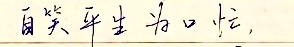
#> input picture tests/fixtures/accuracy_comparison/official_ch_line_1.png, 294 x 47 px
$ python -i whiteboard_layout.py   (imports and definitions only)
#> lines starting #> are read from the running program, lines starting #| are printed output that depends on the picture
#> further down, picture is the input picture: PIL image 294x47 RGB; mean R, G, B 240.9, 235.4, 214.8
"""Automatic horizontal layout for clean writing boards.

Keep original strokes. For clean horizontal writing, detect rows using the ink
mask and send the complete row directly to the recognizer. This avoids a text
detector cropping a radical, an outer border, a detached F bar or a faint digit.
Photographs/complex layouts return None so the existing detector can handle them.
There are no word replacements, language routing, or answer-specific rules.
"""
from __future__ import annotations

import cv2
import numpy as np
from PIL import Image


# [66 lines left out: functions _ink_mask, line_regions, not called in this run]


def monochrome_candidate(image: Image.Image):
    """Increase low-contrast/color visibility without changing stroke geometry."""
    rgb=np.asarray(image.convert('RGB'))
    gray=np.min(rgb,axis=2).astype('float32')
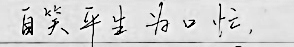
#> gray: shape (47, 294) float32; min 0, max 255, mean 214
    ink=gray[gray<235]
#> ink = 12559 values, max 234 at index 452, min 0 at index 744, mean 211.3
    if len(ink)<8:return image.convert('RGB')
    black=float(np.percentile(ink,20))
#> black = 222
    if black>=245:return image.convert('RGB')
    out=np.clip((gray-black)*255/max(1,255-black),0,255).astype('uint8')
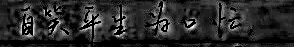
#> out: shape (47, 294); min 0, max 255, mean 41
    return Image.fromarray(out,'L').convert('RGB')


# [32 lines left out: function recognize_whiteboard, not called in this run]

>>> from PIL import Image
>>> picture = Image.open('tests/fixtures/accuracy_comparison/official_ch_line_1.png')
>>> result = monochrome_candidate(picture)

$ run again, on tests/fixtures/accuracy_comparison/official_ch_line_2.png
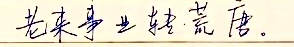
#> input picture tests/fixtures/accuracy_comparison/official_ch_line_2.png, 294 x 47 px
#> picture is the input picture: PIL image 294x47 RGB; mean R, G, B 233.4, 227.1, 208.9
#> in monochrome_candidate, `gray=np.min(rgb,axis=2).astype('float32')`:
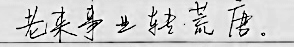
#> gray: shape (47, 294) float32; min 0, max 253, mean 207.3
#> ink = 12073 values, max 234 at index 1074, min 0 at index 240, mean 202.4
#> black = 217
#> in monochrome_candidate, `out=np.clip((gray-black)*255/max(1,255-black),0,255).astype('uint8')`:
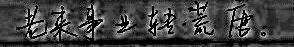
#> out: shape (47, 294); min 0, max 241, mean 63.5

$ run again, on tests/fixtures/accuracy_comparison/official_ch_line_3.png
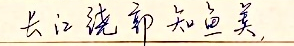
#> input picture tests/fixtures/accuracy_comparison/official_ch_line_3.png, 294 x 46 px
#> picture is the input picture: PIL image 294x46 RGB; mean R, G, B 235, 227.4, 208.4
#> in monochrome_candidate, `gray=np.min(rgb,axis=2).astype('float32')`:
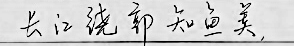
#> gray: shape (46, 294) float32; min 0, max 255, mean 207.3
#> ink = 12127 values, max 234 at index 91, min 0 at index 717, mean 203.5
#> black = 220
#> in monochrome_candidate, `out=np.clip((gray-black)*255/max(1,255-black),0,255).astype('uint8')`:
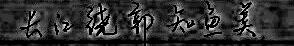
#> out: shape (46, 294); min 0, max 255, mean 48.9

$ run again, on tests/fixtures/accuracy_comparison/official_ch_line_4.png
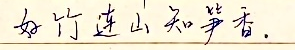
#> input picture tests/fixtures/accuracy_comparison/official_ch_line_4.png, 295 x 50 px
#> picture is the input picture: PIL image 295x50 RGB; mean R, G, B 237.9, 231.1, 211.5
#> in monochrome_candidate, `gray=np.min(rgb,axis=2).astype('float32')`:
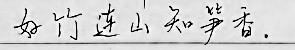
#> gray: shape (50, 295) float32; min 0, max 254, mean 210.5
#> ink = 13382 values, max 234 at index 801, min 0 at index 144, mean 207.5
#> black = 220
#> in monochrome_candidate, `out=np.clip((gray-black)*255/max(1,255-black),0,255).astype('uint8')`:
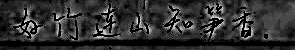
#> out: shape (50, 295); min 0, max 247, mean 48.4
